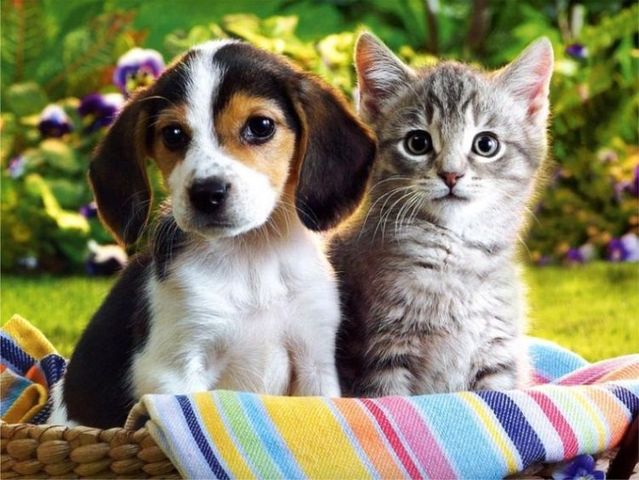
#> input picture image1.jpg, 639 x 480 px
$ python basic_img_op.py
#> lines starting #> are read from the running program, lines starting #| are printed output that depends on the picture
import cv2

img = cv2.imread('image1.jpg')
#> img is the input picture: shape (480, 639, 3); mean B, G, R 100.4, 130.1, 133

resizing = cv2.resize(img,(640, 840)) #width, height
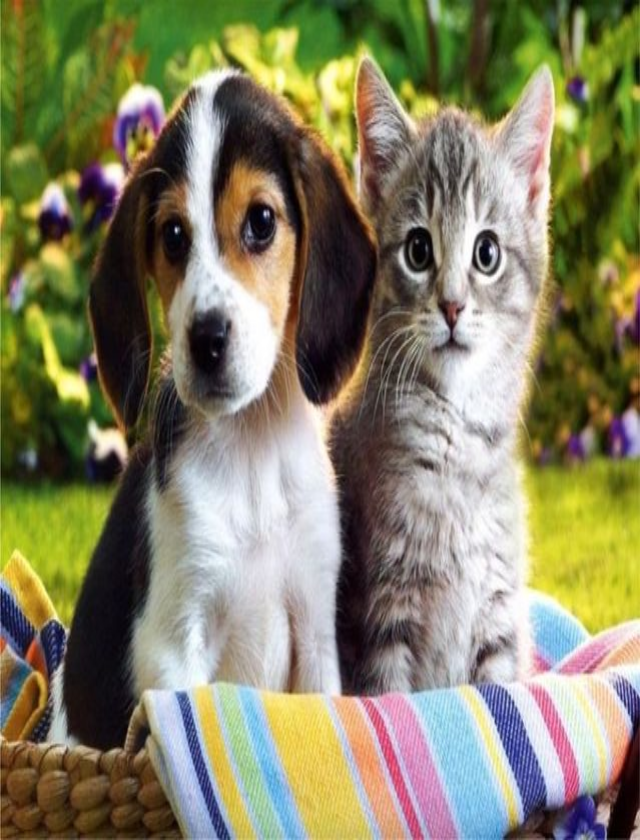
#> resizing: shape (840, 640, 3); mean B, G, R 100.3, 130, 132.9
graying = cv2.cvtColor(img, cv2.COLOR_BGR2GRAY)
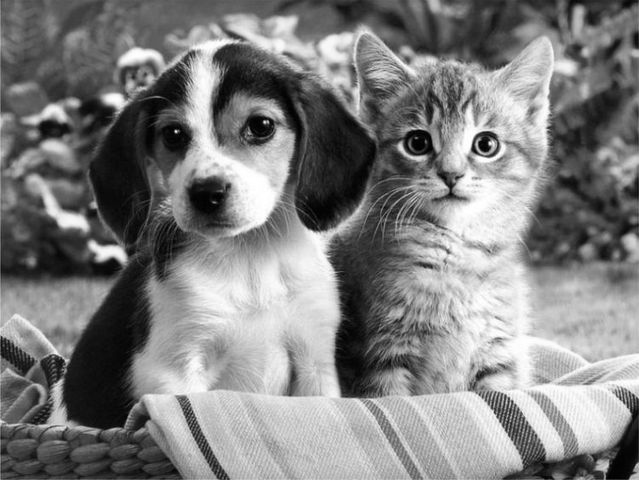
#> graying: shape (480, 639); min 0, max 255, mean 127.6
blurring = cv2.GaussianBlur(img, (15,15), 0)
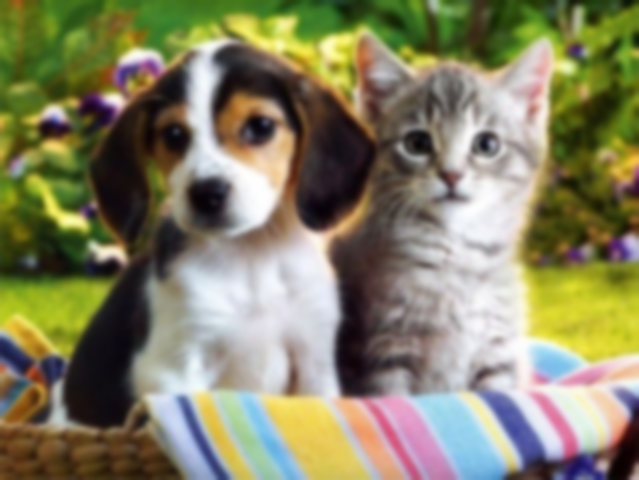
#> blurring: shape (480, 639, 3); mean B, G, R 100.4, 130.1, 133
edges = cv2.Canny(img, 100, 200)
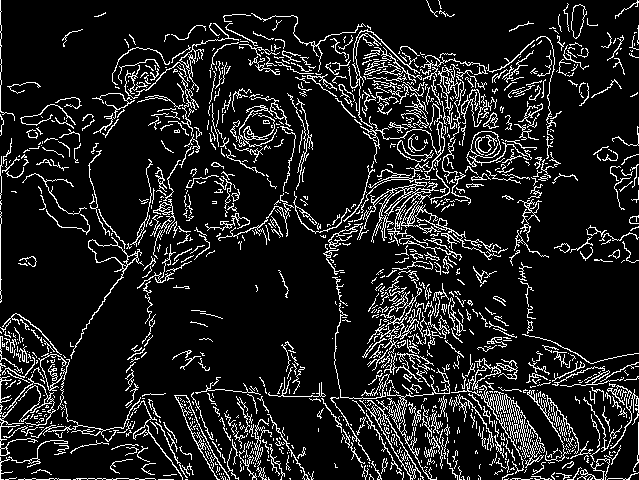
#> edges: shape (480, 639); 12% white in thin lines or dots

cv2.imshow("The original image ", img)
cv2.imshow("Resized Image ", resizing)
cv2.imshow("Gray Image ", graying)
cv2.imshow("Blurred Image ", blurring)
cv2.imshow("Marking Edges ", edges)

cv2.waitKey(0)
cv2.destroyAllWindows()

$ run again, with image2.jpg copied over image1.jpg
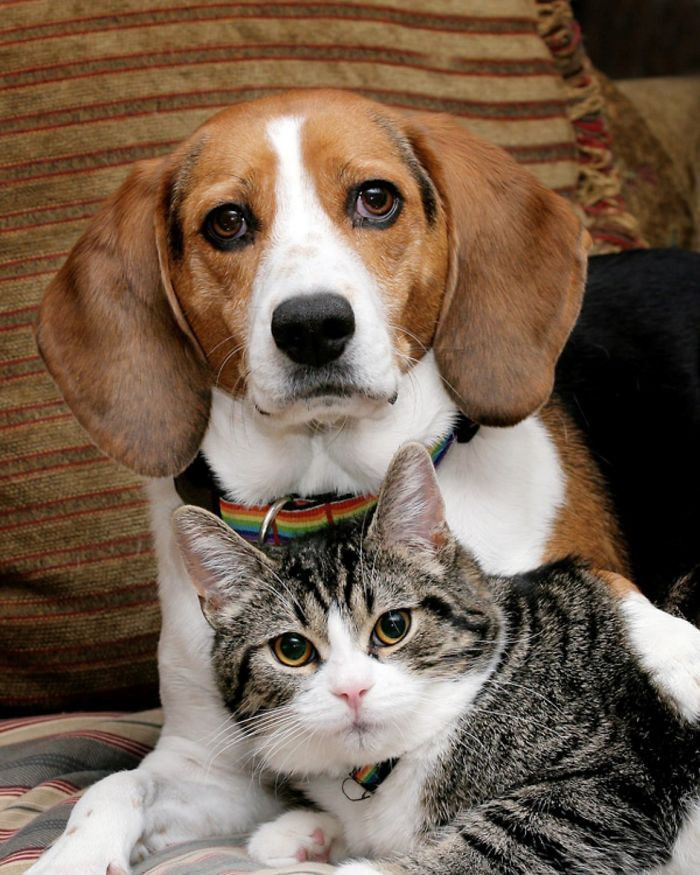
#> input picture image2.jpg, 700 x 875 px
#> img is the input picture: shape (875, 700, 3); mean B, G, R 80.2, 97, 117.2
#> `resizing = cv2.resize(img,(640, 840))`:
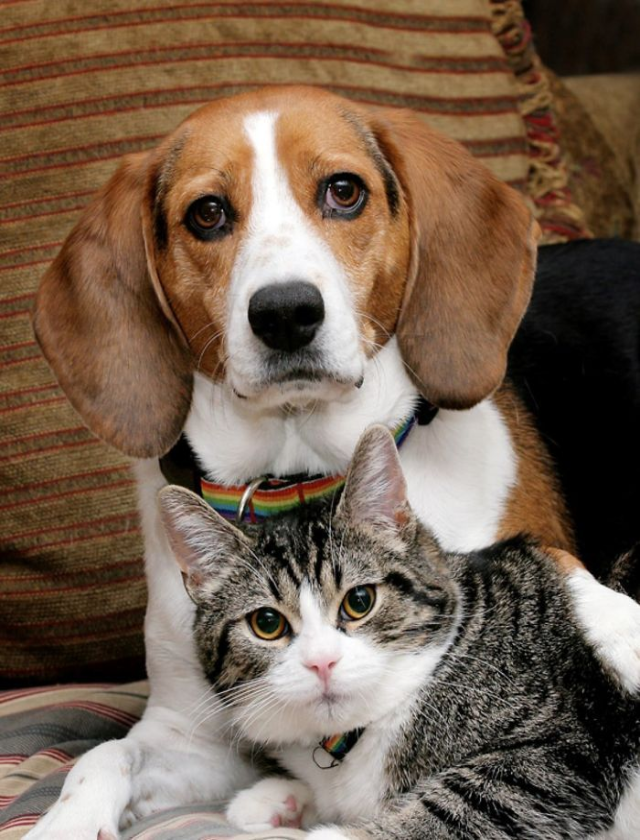
#> resizing: shape (840, 640, 3); mean B, G, R 80, 96.9, 117.1
#> `edges = cv2.Canny(img, 100, 200)`:
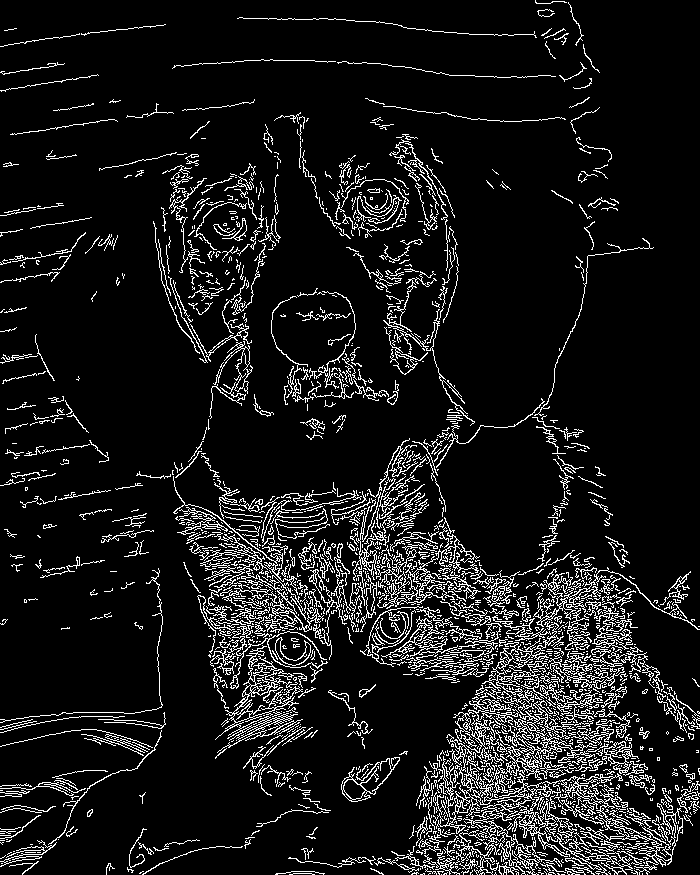
#> edges: shape (875, 700); 9.7% white in thin lines or dots
